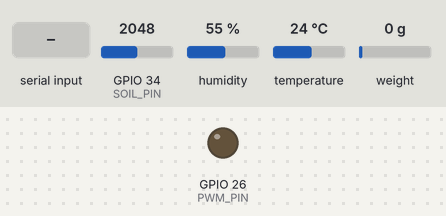
Recording of a sketch running on a simulated ESP32. On the bench: output pins drawn as LEDs (lit = HIGH). The inputs (shaded band) are chosen by the test bench; at power-on: GPIO 34 (SOIL_PIN) = 2048, humidity 55 %, temperature 24 °C, weight on the scale 0 g (analog values on the 0–4095 scale). What the sketch prints to the serial monitor is not drawn.

Above: at 8.0 s.
8.1 s: "s\n" received over Serial
At 8.85 s:
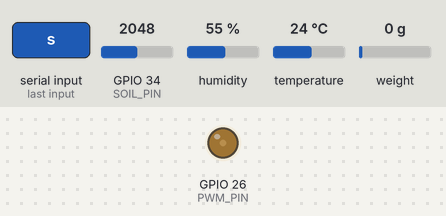
At 11.5 s:
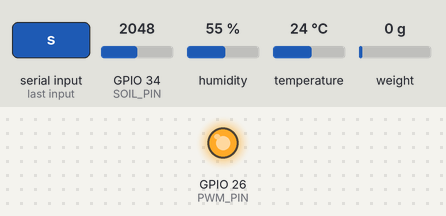
11.6 s: "+\n" received over Serial
17.2 s: "p90\n" received over Serial
At 18.2 s:
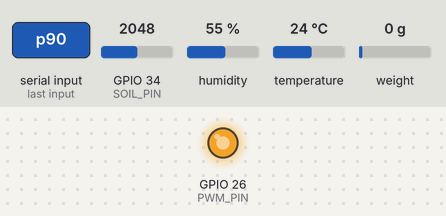
Timing chart, 0 to 20.2 s (numbered marks = the images above; inputs shaded):
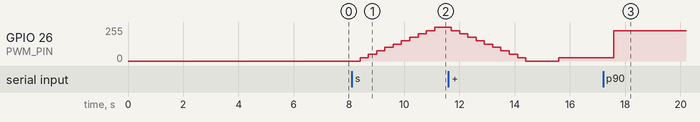

The sketch:

GrainSense_Tes.ino
```cpp
/*
  GrainSense - Sketch tes semua modul
  Board : DOIT ESP32 DEVKIT V1 (ESP32 Arduino core 2.x atau 3.x)
  Library (install lewat Library Manager):
    - "HX711" by Bogdan Necula
    - "Adafruit SHT31 Library" by Adafruit (pilih INSTALL ALL)
  MH-Z19C dibaca langsung lewat UART, tidak perlu library.

  Serial Monitor: 115200 baud, line ending "New Line".
  Perintah:
    500      kalibrasi load cell dengan benda 500 g (angka = berat dalam gram)
    t        tare (nol-kan) load cell
    f-21.5   pakai faktor kalibrasi yang sudah dicatat (contoh -21.5)
    p50      PWM blower 50% (0-100)
    +  / -   PWM naik / turun 10%
    s        sweep PWM 0 -> 100 -> 0
    i        cek ulang semua modul
    zero     kalibrasi nol MH-Z19C (= 400 ppm), HANYA di udara luar
             setelah sensor menyala minimal 20 menit (zero! = paksa)
    ?        tampilkan daftar perintah
*/

#include <Wire.h>
#include "HX711.h"
#include "Adafruit_SHT31.h"

// ===== Pin (sesuai Wiring GrainSense) =====
const int DT_PIN    = 16;  // HX711 DT   -> RX2
const int SCK_PIN   = 17;  // HX711 SCK  -> TX2
const int SDA_PIN   = 21;  // SHT3X #1 SDA -> D21 (bus Wire)
const int SCL_PIN   = 22;  // SHT3X #1 SCL -> D22
const int SDA2_PIN  = 19;  // SHT3X #2 SDA -> D19 (bus Wire1)
const int SCL2_PIN  = 18;  // SHT3X #2 SCL -> D18
const int CO2_RX    = 4;   // ESP32 RX  <- TX MH-Z19C
const int CO2_TX    = 15;  // ESP32 TX  -> RX MH-Z19C
const int SOIL_PIN  = 34;  // AOUT soil moisture
const int PWM_PIN   = 26;  // PWM/TRIG modul MOSFET

// ===== PWM =====
const int PWM_FREQ = 1000;  // Hz
const int PWM_RES  = 8;     // 0..255
const int PWM_CH   = 0;     // hanya dipakai di core 2.x
int dutyPersen = 0;

// ===== MH-Z19C auto-kalibrasi (ABC) =====
// false = mati (sesuai proposal, untuk ruang simpan tertutup)
// true  = sensor membetulkan titik 400 ppm sendiri tiap ~24 jam,
//         memakai bacaan terendah selama sensor menyala terus
const bool CO2_ABC = false;

// ===== Soil moisture: isi setelah kalibrasi =====
// Catat nilai mentah saat sensor di udara (kering) dan di air (basah).
int SOIL_KERING = 3000;
int SOIL_BASAH  = 1300;

// ===== Objek sensor =====
HX711 scale;
// Modul SHT3X 4 pin tidak punya pin ADR, jadi keduanya beralamat 0x44.
// Karena itu tiap sensor memakai bus I2C sendiri.
Adafruit_SHT31 shtDalam(&Wire);   // 0x44 di GPIO21/22
Adafruit_SHT31 shtMasuk(&Wire1);  // 0x44 di GPIO19/18
HardwareSerial co2Serial(2);

bool adaHX = false, adaDalam = false, adaMasuk = false, adaCO2 = false;
bool sudahKalibrasi = false;
unsigned long waktuTampil = 0;
unsigned long waktuMulai = 0;

// ---------- PWM ----------
void setDuty(int persen) {
  persen = constrain(persen, 0, 100);
  dutyPersen = persen;
  int duty = map(persen, 0, 100, 0, (1 << PWM_RES) - 1);
#if ESP_ARDUINO_VERSION_MAJOR >= 3
  ledcWrite(PWM_PIN, duty);
#else
  ledcWrite(PWM_CH, duty);
#endif
  Serial.print(">> PWM blower: ");
  Serial.print(persen);
  Serial.println("%");
}

// ---------- MH-Z19C ----------
byte checksumCO2(const byte *b) {
  byte s = 0;
  for (int i = 1; i < 8; i++) s += b[i];
  return 0xFF - s + 1;
}

void kirimCO2(byte cmd, byte b3) {
  byte pkt[9] = {0xFF, 0x01, cmd, b3, 0, 0, 0, 0, 0};
  pkt[8] = checksumCO2(pkt);
  co2Serial.write(pkt, 9);
}

// Mengembalikan ppm, atau -1 kalau tidak ada jawaban / data rusak
int bacaCO2() {
  while (co2Serial.available()) co2Serial.read();  // buang sisa data
  kirimCO2(0x86, 0x00);
  byte r[9];
  unsigned long t0 = millis();
  int n = 0;
  while (n < 9 && millis() - t0 < 300) {
    if (co2Serial.available()) {
      byte c = co2Serial.read();
      if (n == 0 && c != 0xFF) continue;  // tunggu byte awal
      r[n++] = c;
    }
  }
  if (n < 9 || r[1] != 0x86 || r[8] != checksumCO2(r)) return -1;
  return r[2] * 256 + r[3];
}

// ---------- Cek semua modul ----------
void scanI2C(TwoWire &bus, const char *nama) {
  Serial.print("Scan ");
  Serial.print(nama);
  Serial.print(": ");
  int jumlah = 0;
  for (byte addr = 1; addr < 127; addr++) {
    bus.beginTransmission(addr);
    if (bus.endTransmission() == 0) {
      Serial.print("0x");
      Serial.print(addr, HEX);
      Serial.print(" ");
      jumlah++;
    }
  }
  if (jumlah == 0) Serial.print("tidak ada perangkat (cek solderan & kabel SDA/SCL)");
  Serial.println();
}

void cekModul() {
  Serial.println();
  Serial.println("----- CEK MODUL -----");

  scanI2C(Wire, "I2C #1 (21/22)");
  scanI2C(Wire1, "I2C #2 (19/18)");
  adaDalam = shtDalam.begin(0x44);
  adaMasuk = shtMasuk.begin(0x44);
  Serial.println(adaDalam ? "[OK]    SHT3X #1 ruang dalam (0x44, GPIO21/22)" : "[GAGAL] SHT3X #1 ruang dalam (0x44, GPIO21/22)");
  Serial.println(adaMasuk ? "[OK]    SHT3X #2 udara masuk (0x44, GPIO19/18)" : "[GAGAL] SHT3X #2 udara masuk (0x44, GPIO19/18)");

  adaHX = scale.wait_ready_timeout(1000);
  Serial.println(adaHX ? "[OK]    HX711" : "[GAGAL] HX711 (cek DT=16/RX2, SCK=17/TX2, VCC 3V3)");

  adaCO2 = bacaCO2() >= 0;
  Serial.println(adaCO2 ? "[OK]    MH-Z19C" : "[GAGAL] MH-Z19C (cek Vin 5V, TX->D4, RX->D15)");

  int soil = analogRead(SOIL_PIN);
  Serial.print("[INFO]  Soil moisture mentah = ");
  Serial.print(soil);
  if (soil < 50 || soil > 4050) Serial.print("  (mencurigakan, cek kabel AOUT->D34)");
  Serial.println();

  Serial.println("[INFO]  PWM blower di D26, uji dengan perintah p50 atau s");
  Serial.println("---------------------");
}

void bantuan() {
  Serial.println("Perintah: 500 = kalibrasi 500 g | t = tare | f-21.5 = pakai faktor");
  Serial.println("          p50 = PWM 50% | + / - | s = sweep | i = cek modul | ? = bantuan");
  Serial.println("          zero = kalibrasi nol CO2 di udara luar (setelah menyala 20 menit)");
}

// ---------- Setup ----------
void setup() {
  Serial.begin(115200);
  delay(500);
  Serial.println();
  Serial.println("===== GRAINSENSE - TES SEMUA MODUL =====");

  Wire.begin(SDA_PIN, SCL_PIN);
  Wire1.begin(SDA2_PIN, SCL2_PIN);
  scale.begin(DT_PIN, SCK_PIN);
  co2Serial.begin(9600, SERIAL_8N1, CO2_RX, CO2_TX);
  analogReadResolution(12);

#if ESP_ARDUINO_VERSION_MAJOR >= 3
  ledcAttach(PWM_PIN, PWM_FREQ, PWM_RES);
#else
  ledcSetup(PWM_CH, PWM_FREQ, PWM_RES);
  ledcAttachPin(PWM_PIN, PWM_CH);
#endif
  setDuty(0);  // blower mati saat mulai

  delay(1000);
  kirimCO2(0x79, CO2_ABC ? 0xA0 : 0x00);  // atur auto-kalibrasi (ABC) MH-Z19C
  Serial.println(CO2_ABC ? "MH-Z19C: auto-kalibrasi ABC NYALA" : "MH-Z19C: auto-kalibrasi ABC mati");
  cekModul();

  if (adaHX) {
    Serial.println("Kosongkan load cell, tare dalam 3 detik...");
    delay(3000);
    scale.tare(20);
    Serial.println("Tare selesai.");
  }
  Serial.println("Catatan: MH-Z19C butuh pemanasan sekitar 3 menit sebelum angkanya stabil.");
  bantuan();
  waktuMulai = millis();
}

// ---------- Perintah Serial ----------
void prosesPerintah(String in) {
  in.trim();
  if (in.length() == 0) return;
  char c = in.charAt(0);

  if (in == "?") {
    bantuan();
  } else if (in == "i" || in == "I") {
    cekModul();
  } else if (in == "t" || in == "T") {
    if (!adaHX) { Serial.println(">> HX711 tidak terdeteksi."); return; }
    scale.tare(20);
    Serial.println(">> Tare selesai.");
  } else if (c == 'p' || c == 'P') {
    setDuty(in.substring(1).toInt());
  } else if (in == "+") {
    setDuty(dutyPersen + 10);
  } else if (in == "-") {
    setDuty(dutyPersen - 10);
  } else if (in == "s" || in == "S") {
    for (int p = 0; p <= 100; p += 10) { setDuty(p); delay(300); }
    for (int p = 100; p >= 0; p -= 10) { setDuty(p); delay(300); }
  } else if (in == "zero" || in == "zero!") {
    unsigned long menit = (millis() - waktuMulai) / 60000UL;
    if (in == "zero" && menit < 20) {
      Serial.print(">> Sensor baru menyala ");
      Serial.print(menit);
      Serial.println(" menit. Tunggu sampai 20 menit di udara luar, lalu ketik zero lagi.");
      Serial.println(">> (Ketik zero! untuk memaksa, tapi hasilnya bisa kurang akurat.)");
      return;
    }
    kirimCO2(0x87, 0x00);  // zero point calibration: titik ini dianggap 400 ppm
    Serial.println(">> Kalibrasi nol CO2 dikirim. Titik sekarang dianggap 400 ppm.");
    Serial.println(">> Tunggu 1-2 menit, angka CO2 di udara luar seharusnya sekitar 400-450 ppm.");
  } else if (c == 'f' || c == 'F') {
    float f = in.substring(1).toFloat();
    if (f == 0) { Serial.println(">> Faktor tidak valid."); return; }
    scale.set_scale(f);
    sudahKalibrasi = true;
    Serial.print(">> Faktor dipakai: ");
    Serial.println(f, 4);
  } else {
    float beratAsli = in.toFloat();
    if (beratAsli <= 0) { Serial.println(">> Perintah tidak dikenal. Ketik ? untuk bantuan."); return; }
    if (!adaHX) { Serial.println(">> HX711 tidak terdeteksi."); return; }
    float nilai = scale.get_value(20);
    if (abs(nilai) < 1000) {
      Serial.println(">> Nilainya terlalu kecil. Bendanya sudah ditaruh belum?");
      return;
    }
    float faktor = nilai / beratAsli;
    scale.set_scale(faktor);
    sudahKalibrasi = true;
    Serial.print(">> FAKTOR KALIBRASI: ");
    Serial.println(faktor, 4);
    Serial.println(">> Catat angka ini! Lain kali cukup ketik f<angka>.");
  }
}

// ---------- Loop ----------
void loop() {
  if (Serial.available()) prosesPerintah(Serial.readStringUntil('\n'));

  if (millis() - waktuTampil < 2000) return;
  waktuTampil = millis();

  // Berat
  Serial.print("Berat: ");
  if (adaHX && scale.wait_ready_timeout(200)) {
    if (sudahKalibrasi) { Serial.print(scale.get_units(5), 1); Serial.print(" g"); }
    else { Serial.print(scale.get_value(5), 0); Serial.print(" (mentah)"); }
  } else {
    Serial.print("--");
  }

  // Suhu & kelembapan
  Serial.print(" | Dalam: ");
  if (adaDalam) {
    Serial.print(shtDalam.readTemperature(), 1); Serial.print("C ");
    Serial.print(shtDalam.readHumidity(), 0);    Serial.print("%");
  } else Serial.print("--");

  Serial.print(" | Masuk: ");
  if (adaMasuk) {
    Serial.print(shtMasuk.readTemperature(), 1); Serial.print("C ");
    Serial.print(shtMasuk.readHumidity(), 0);    Serial.print("%");
  } else Serial.print("--");

  // CO2
  Serial.print(" | CO2: ");
  int ppm = bacaCO2();
  if (ppm >= 0) {
    adaCO2 = true;
    Serial.print(ppm); Serial.print(" ppm");
    if (millis() - waktuMulai < 180000UL) Serial.print(" (pemanasan)");
  } else Serial.print("--");

  // Soil
  int soil = analogRead(SOIL_PIN);
  int persen = constrain(map(soil, SOIL_KERING, SOIL_BASAH, 0, 100), 0, 100);
  Serial.print(" | Soil: ");
  Serial.print(soil);
  Serial.print(" (~");
  Serial.print(persen);
  Serial.print("%)");

  // PWM
  Serial.print(" | PWM: ");
  Serial.print(dutyPersen);
  Serial.println("%");
}
```

Measured:
- after the input at 8.1 s, GPIO 26 (PWM_PIN): moves from 0/255 to 255/255 over 2.7 s, starting after 0.30 s
- after the input at 17.2 s, GPIO 26 (PWM_PIN): 25/255 → 228/255 after 0.38 s
